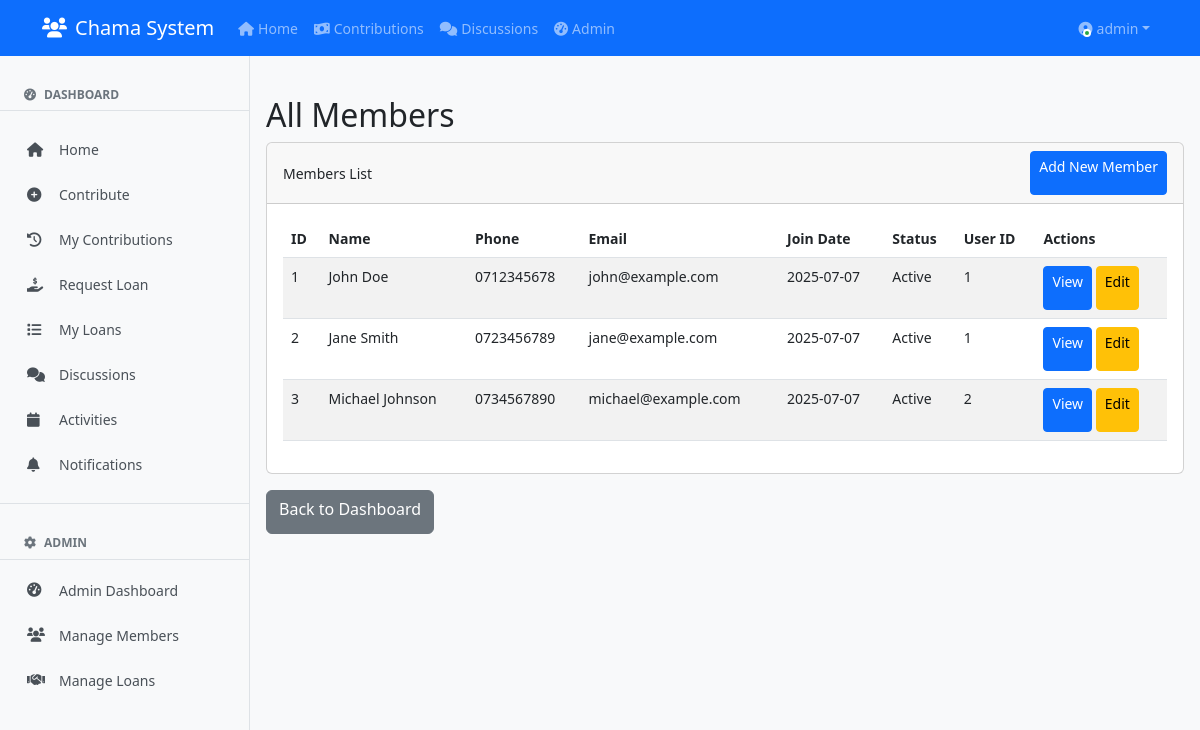
Screenshot of /admin/members (signed in) with the database file from the repository.
### clean_app.py (models this page shows, shortened)
class User(db.Model, UserMixin):
    id = db.Column(db.Integer, primary_key=True)
    username = db.Column(db.String(80), unique=True, nullable=False)
    password = db.Column(db.String(200), nullable=False)
    is_admin = db.Column(db.Boolean, default=False)
    last_seen = db.Column(db.DateTime, default=datetime.utcnow)
    is_online = db.Column(db.Boolean, default=False)
    members = db.relationship('Member', backref='user', lazy=True)

class Member(db.Model):
    id = db.Column(db.Integer, primary_key=True)
    name = db.Column(db.String(100), nullable=False)
    phone = db.Column(db.String(20), nullable=False, unique=True)
    email = db.Column(db.String(100))
    join_date = db.Column(db.DateTime, default=datetime.utcnow)
    status = db.Column(db.String(20), default='Active')
    user_id = db.Column(db.Integer, db.ForeignKey('user.id'))

### clean_app.py (the view)
@app.route('/admin/members')
@login_required
@admin_required
def admin_members():
    members = Member.query.all()
    return render_template('admin/members.html', members=members)

### clean_app.py (called while the page is built)
@login_manager.user_loader
def load_user(user_id):
    return User.query.get(int(user_id))

def admin_required(f):
    @wraps(f)
    def decorated_function(*args, **kwargs):
        if not current_user.is_admin:
            abort(403)
        return f(*args, **kwargs)
    return decorated_function

### templates/admin/members.html
{% extends "base.html" %}
{% block content %}
<h2>All Members</h2>
<div class="card">
    <div class="card-header d-flex justify-content-between align-items-center">
        <span>Members List</span>
        <a href="{{ url_for('add_member') }}" class="btn btn-primary btn-sm">Add New Member</a>
    </div>
    <div class="card-body">
        <table class="table table-striped">
            <thead>
                <tr>
                    <th>ID</th>
                    <th>Name</th>
                    <th>Phone</th>
                    <th>Email</th>
                    <th>Join Date</th>
                    <th>Status</th>
                    <th>User ID</th>
                    <th>Actions</th>
                </tr>
            </thead>
            <tbody>
                {% for member in members %}
                <tr>
                    <td>{{ member.id }}</td>
                    <td>{{ member.name }}</td>
                    <td>{{ member.phone }}</td>
                    <td>{{ member.email }}</td>
                    <td>{{ member.join_date.strftime('%Y-%m-%d') }}</td>
                    <td>{{ member.status }}</td>
                    <td>{{ member.user_id }}</td>
                    <td>
                        <a href="#" class="btn btn-sm btn-primary">View</a>
                        <a href="#" class="btn btn-sm btn-warning">Edit</a>
                    </td>
                </tr>
                {% else %}
                <tr>
                    <td colspan="8" class="text-center">No members found</td>
                </tr>
                {% endfor %}
            </tbody>
        </table>
    </div>
</div>
<div class="mt-3">
    <a href="{{ url_for('admin_dashboard') }}" class="btn btn-secondary">Back to Dashboard</a>
</div>
{% endblock %}

### templates/navbar.html (shortened to what this page needs)
<nav class="navbar navbar-expand-lg navbar-dark bg-primary">
    <div class="container">
        <a class="navbar-brand" href="{{ url_for('index') }}">
            <i class="fas fa-users me-2"></i>Chama System
        </a>
        <div class="collapse navbar-collapse" id="navbarNav">
            {% if current_user.is_authenticated %}
            <ul class="navbar-nav me-auto">
                <li class="nav-item">
                    <a class="nav-link {% if request.path == url_for('index') %}active{% endif %}" href="{{ url_for('index') }}">
                        <i class="fas fa-home me-1"></i>Home
                    </a>
                </li>
                <li class="nav-item">
                    <a class="nav-link {% if request.path == url_for('contributions') %}active{% endif %}" href="{{ url_for('contributions') }}">
                        <i class="fas fa-money-bill-wave me-1"></i>Contributions
                    </a>
                </li>
                <li class="nav-item">
                    <a class="nav-link {% if request.path == url_for('discussions') %}active{% endif %}" href="{{ url_for('discussions') }}">
                        <i class="fas fa-comments me-1"></i>Discussions
                    </a>
                </li>
                {% if current_user.is_admin %}
                <li class="nav-item">
                    <a class="nav-link {% if request.path == url_for('admin_dashboard') %}active{% endif %}" href="{{ url_for('admin_dashboard') }}">
                        <i class="fas fa-tachometer-alt me-1"></i>Admin
                    </a>
                </li>
                {% endif %}
            </ul>
            <ul class="navbar-nav">
                <li class="nav-item dropdown">
                    <a class="nav-link dropdown-toggle user-dropdown" href="#" id="navbarDropdown" role="button"
                       data-bs-toggle="dropdown" aria-expanded="false">
                        <div class="user-avatar">
                            <span class="online-dot"></span>
                        </div>
                        <span class="ms-1">{{ current_user.username }}</span>
                    </a>
                </li>
            </ul>
            {% endif %}
        </div>
    </div>
</nav>

### templates/base.html (style rules this page uses)
body { background-color: #f8f9fa; font-size: 14px; }
.navbar { margin-bottom: 20px; }
.btn, .form-control, .form-select { min-height: 44px; }

### templates/navbar.html (style rules this page uses)
.user-dropdown { display: flex; align-items: center; }
.user-avatar { position: relative; display: inline-block; }
.online-dot { position: absolute; bottom: 2px; right: 2px; width: 8px; height: 8px; background-color: #28a745; border: 2px solid white; border-radius: 50%; animation: pulse-dot 2s infinite; }

### rows the page displays
User: username "admin"
Member: id "1", name "John Doe", phone "0712345678", email "john@example.com", join_date "2025-07-07", status "Active", user_id "1"
Member: id "2", name "Jane Smith", phone "0723456789", email "jane@example.com", join_date "2025-07-07", status "Active", user_id "1"
Member: id "3", name "Michael Johnson", phone "0734567890", email "michael@example.com", join_date "2025-07-07", status "Active", user_id "2"
